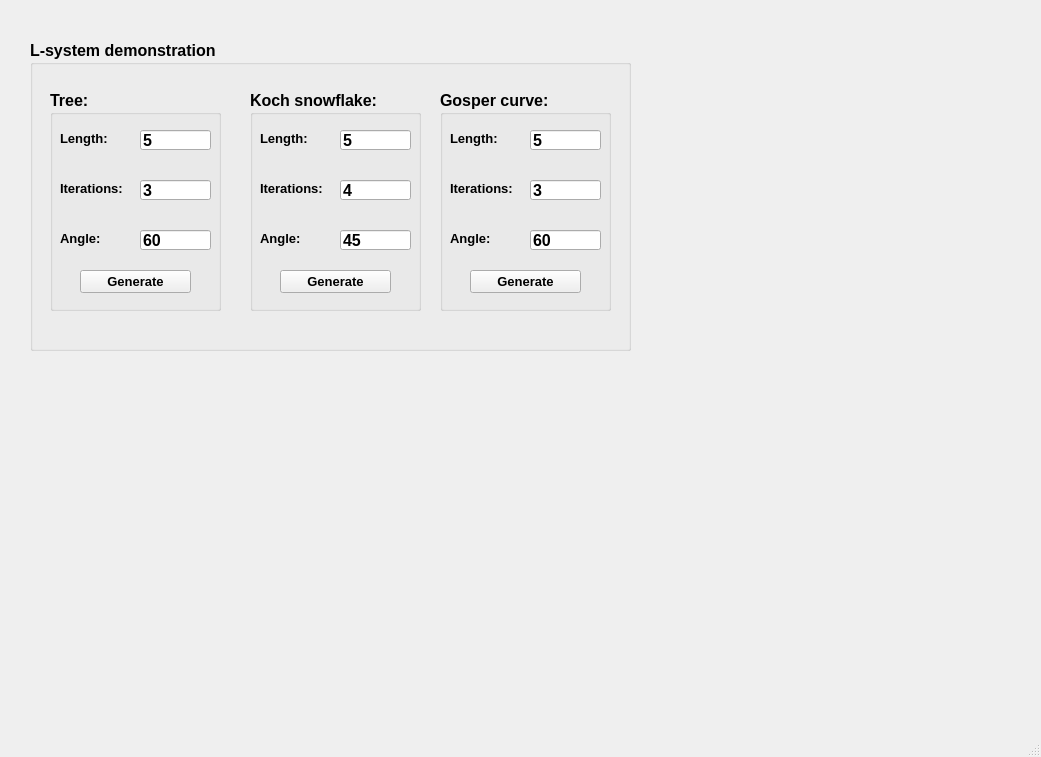
<?xml version="1.0" encoding="UTF-8"?>
<ui version="4.0">
 <class>MainWindow</class>
 <widget class="QMainWindow" name="MainWindow">
  <property name="geometry">
   <rect>
    <x>0</x>
    <y>0</y>
    <width>1041</width>
    <height>757</height>
   </rect>
  </property>
  <property name="windowTitle">
   <string>MainWindow</string>
  </property>
  <widget class="QWidget" name="centralwidget">
   <widget class="QLabel" name="label">
    <property name="geometry">
     <rect>
      <x>60</x>
      <y>30</y>
      <width>47</width>
      <height>13</height>
     </rect>
    </property>
    <property name="text">
     <string/>
    </property>
   </widget>
   <widget class="QGroupBox" name="groupBox">
    <property name="geometry">
     <rect>
      <x>30</x>
      <y>40</y>
      <width>601</width>
      <height>311</height>
     </rect>
    </property>
    <property name="font">
     <font>
      <pointsize>12</pointsize>
      <weight>75</weight>
      <italic>false</italic>
      <bold>true</bold>
      <underline>false</underline>
      <strikeout>false</strikeout>
     </font>
    </property>
    <property name="title">
     <string>L-system demonstration</string>
    </property>
    <widget class="QGroupBox" name="groupBox_2">
     <property name="geometry">
      <rect>
       <x>20</x>
       <y>50</y>
       <width>171</width>
       <height>221</height>
      </rect>
     </property>
     <property name="title">
      <string>Tree:</string>
     </property>
     <widget class="QLabel" name="label_2">
      <property name="geometry">
       <rect>
        <x>10</x>
        <y>40</y>
        <width>61</width>
        <height>16</height>
       </rect>
      </property>
      <property name="font">
       <font>
        <pointsize>10</pointsize>
       </font>
      </property>
      <property name="text">
       <string>Length:</string>
      </property>
     </widget>
     <widget class="QLineEdit" name="tree_length">
      <property name="geometry">
       <rect>
        <x>90</x>
        <y>40</y>
        <width>71</width>
        <height>20</height>
       </rect>
      </property>
      <property name="text">
       <string>5</string>
      </property>
     </widget>
     <widget class="QLabel" name="label_3">
      <property name="geometry">
       <rect>
        <x>10</x>
        <y>90</y>
        <width>81</width>
        <height>16</height>
       </rect>
      </property>
      <property name="font">
       <font>
        <pointsize>10</pointsize>
       </font>
      </property>
      <property name="text">
       <string>Iterations:</string>
      </property>
     </widget>
     <widget class="QLineEdit" name="tree_iter">
      <property name="geometry">
       <rect>
        <x>90</x>
        <y>90</y>
        <width>71</width>
        <height>20</height>
       </rect>
      </property>
      <property name="text">
       <string>3</string>
      </property>
     </widget>
     <widget class="QLabel" name="label_4">
      <property name="geometry">
       <rect>
        <x>10</x>
        <y>140</y>
        <width>81</width>
        <height>16</height>
       </rect>
      </property>
      <property name="font">
       <font>
        <pointsize>10</pointsize>
       </font>
      </property>
      <property name="text">
       <string>Angle:</string>
      </property>
     </widget>
     <widget class="QLineEdit" name="tree_angle">
      <property name="geometry">
       <rect>
        <x>90</x>
        <y>140</y>
        <width>71</width>
        <height>20</height>
       </rect>
      </property>
      <property name="text">
       <string>60</string>
      </property>
     </widget>
     <widget class="QPushButton" name="tree_generate">
      <property name="geometry">
       <rect>
        <x>30</x>
        <y>180</y>
        <width>111</width>
        <height>23</height>
       </rect>
      </property>
      <property name="font">
       <font>
        <pointsize>10</pointsize>
       </font>
      </property>
      <property name="text">
       <string>Generate</string>
      </property>
     </widget>
    </widget>
    <widget class="QGroupBox" name="groupBox_3">
     <property name="geometry">
      <rect>
       <x>220</x>
       <y>50</y>
       <width>171</width>
       <height>221</height>
      </rect>
     </property>
     <property name="title">
      <string>Koch snowflake:</string>
     </property>
     <widget class="QLabel" name="label_5">
      <property name="geometry">
       <rect>
        <x>10</x>
        <y>40</y>
        <width>61</width>
        <height>16</height>
       </rect>
      </property>
      <property name="font">
       <font>
        <pointsize>10</pointsize>
       </font>
      </property>
      <property name="text">
       <string>Length:</string>
      </property>
     </widget>
     <widget class="QLineEdit" name="koch_length">
      <property name="geometry">
       <rect>
        <x>90</x>
        <y>40</y>
        <width>71</width>
        <height>20</height>
       </rect>
      </property>
      <property name="text">
       <string>5</string>
      </property>
     </widget>
     <widget class="QLabel" name="label_6">
      <property name="geometry">
       <rect>
        <x>10</x>
        <y>90</y>
        <width>81</width>
        <height>16</height>
       </rect>
      </property>
      <property name="font">
       <font>
        <pointsize>10</pointsize>
       </font>
      </property>
      <property name="text">
       <string>Iterations:</string>
      </property>
     </widget>
     <widget class="QLineEdit" name="koch_iter">
      <property name="geometry">
       <rect>
        <x>90</x>
        <y>90</y>
        <width>71</width>
        <height>20</height>
       </rect>
      </property>
      <property name="text">
       <string>4</string>
      </property>
     </widget>
     <widget class="QLabel" name="label_7">
      <property name="geometry">
       <rect>
        <x>10</x>
        <y>140</y>
        <width>81</width>
        <height>16</height>
       </rect>
      </property>
      <property name="font">
       <font>
        <pointsize>10</pointsize>
       </font>
      </property>
      <property name="text">
       <string>Angle:</string>
      </property>
     </widget>
     <widget class="QLineEdit" name="koch_angle">
      <property name="geometry">
       <rect>
        <x>90</x>
        <y>140</y>
        <width>71</width>
        <height>20</height>
       </rect>
      </property>
      <property name="text">
       <string>45</string>
      </property>
     </widget>
     <widget class="QPushButton" name="koch_generate">
      <property name="geometry">
       <rect>
        <x>30</x>
        <y>180</y>
        <width>111</width>
        <height>23</height>
       </rect>
      </property>
      <property name="font">
       <font>
        <pointsize>10</pointsize>
       </font>
      </property>
      <property name="text">
       <string>Generate</string>
      </property>
     </widget>
    </widget>
    <widget class="QGroupBox" name="groupBox_4">
     <property name="geometry">
      <rect>
       <x>410</x>
       <y>50</y>
       <width>171</width>
       <height>221</height>
      </rect>
     </property>
     <property name="title">
      <string>Gosper curve:</string>
     </property>
     <widget class="QLabel" name="label_8">
      <property name="geometry">
       <rect>
        <x>10</x>
        <y>40</y>
        <width>61</width>
        <height>16</height>
       </rect>
      </property>
      <property name="font">
       <font>
        <pointsize>10</pointsize>
       </font>
      </property>
      <property name="text">
       <string>Length:</string>
      </property>
     </widget>
     <widget class="QLineEdit" name="gosper_length">
      <property name="geometry">
       <rect>
        <x>90</x>
        <y>40</y>
        <width>71</width>
        <height>20</height>
       </rect>
      </property>
      <property name="text">
       <string>5</string>
      </property>
     </widget>
     <widget class="QLabel" name="label_9">
      <property name="geometry">
       <rect>
        <x>10</x>
        <y>90</y>
        <width>81</width>
        <height>16</height>
       </rect>
      </property>
      <property name="font">
       <font>
        <pointsize>10</pointsize>
       </font>
      </property>
      <property name="text">
       <string>Iterations:</string>
      </property>
     </widget>
     <widget class="QLineEdit" name="gosper_iter">
      <property name="geometry">
       <rect>
        <x>90</x>
        <y>90</y>
        <width>71</width>
        <height>20</height>
       </rect>
      </property>
      <property name="text">
       <string>3</string>
      </property>
     </widget>
     <widget class="QLabel" name="label_10">
      <property name="geometry">
       <rect>
        <x>10</x>
        <y>140</y>
        <width>81</width>
        <height>16</height>
       </rect>
      </property>
      <property name="font">
       <font>
        <pointsize>10</pointsize>
       </font>
      </property>
      <property name="text">
       <string>Angle:</string>
      </property>
     </widget>
     <widget class="QLineEdit" name="gosper_angle">
      <property name="geometry">
       <rect>
        <x>90</x>
        <y>140</y>
        <width>71</width>
        <height>20</height>
       </rect>
      </property>
      <property name="text">
       <string>60</string>
      </property>
     </widget>
     <widget class="QPushButton" name="gosper_generate">
      <property name="geometry">
       <rect>
        <x>30</x>
        <y>180</y>
        <width>111</width>
        <height>23</height>
       </rect>
      </property>
      <property name="font">
       <font>
        <pointsize>10</pointsize>
       </font>
      </property>
      <property name="text">
       <string>Generate</string>
      </property>
     </widget>
    </widget>
   </widget>
  </widget>
  <widget class="QMenuBar" name="menubar">
   <property name="geometry">
    <rect>
     <x>0</x>
     <y>0</y>
     <width>1041</width>
     <height>21</height>
    </rect>
   </property>
  </widget>
  <widget class="QStatusBar" name="statusbar"/>
 </widget>
 <resources/>
 <connections/>
</ui>
